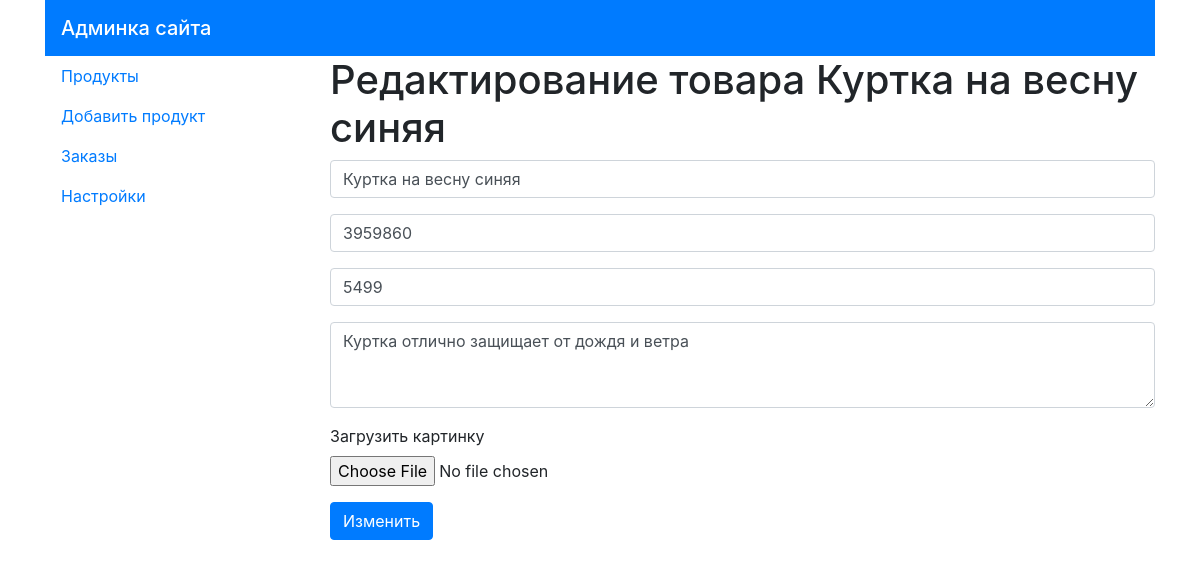
The app's page /admin/product.php?id=1 with its own data.
### tables this page shows
CREATE TABLE IF NOT EXISTS `products` (
  `id` int(11) NOT NULL AUTO_INCREMENT,
  `img_src` varchar(255) NOT NULL,
  `name` varchar(255) NOT NULL,
  `sku` varchar(50) NOT NULL,
  `price` float NOT NULL,
  `description` text NOT NULL,
  PRIMARY KEY (`id`)
);

### admin/product.php (the view, shortened to what this page needs)
<?php
require_once($_SERVER['DOCUMENT_ROOT'].'/config/configuration.php');
$template = [
    'product'=>[]
];
if( isset( $_GET['id'] ) ) {
    $sql = "SELECT * FROM products WHERE id = {$_GET['id']}";
    $result = mysqli_query($db, $sql);
    $template['product'] = mysqli_fetch_assoc($result);
}
?>
<!doctype html>
<html lang="ru">
  <head>
    <link rel="stylesheet" href="https://stackpath.bootstrapcdn.com/bootstrap/4.3.1/css/bootstrap.min.css">
  </head>
  <body>
    <div class="container">
    <nav class="navbar navbar-dark bg-primary">
        <span class="navbar-brand mb-0 h1">Админка сайта</span>
    </nav>
        <div class="row">
            <div class="col-3">
                <nav class="nav flex-column">
                    <a class="nav-link active" href="#">Продукты</a>
                    <a class="nav-link" href="/admin/add.php">Добавить продукт</a>
                    <a class="nav-link" href="#">Заказы</a>
                    <a class="nav-link" href="#">Настройки</a>
                </nav>
            </div>
            <div class="col-9">
                <div class="row">
                    <div class="col-12">
                        <?php if( !empty( $template['product'] ) ) :?>
                            <h1>Редактирование товара <?=$template['product']['name']?></h1>
                            <form enctype="multipart/form-data" method="POST">
                                <div class="form-group">
                                    <input type="text" class="form-control" value="<?=$template['product']['name']?>" name="name" placeholder="Название">
                                </div>
                                <div class="form-group">
                                    <input type="text" class="form-control" value="<?=$template['product']['sku']?>" name="sku" placeholder="SKU">
                                </div>
                                <div class="form-group">
                                    <input type="text" class="form-control" value="<?=$template['product']['price']?>" name="price" placeholder="Цена (руб.)">
                                </div>
                                <div class="form-group">
                                    <textarea class="form-control" name="description" rows="3" placeholder="Описание"><?=$template['product']['description']?></textarea>
                                </div>
                                <div class="form-group">
                                    <label for="exampleFormControlFile1">Загрузить картинку</label>
                                    <input type="file" class="form-control-file" name="photo" id="exampleFormControlFile1">
                                </div>
                                <button type="submit" class="btn btn-primary">Изменить</button>
                            </form>
                        <?php endif;?>
                    </div>
                </div>
            </div>
  </body>
</html>

### records on screen
products: name "Куртка на весну синяя", sku "3959860", price "5499", description "Куртка отлично защищает от дождя и ветра"
